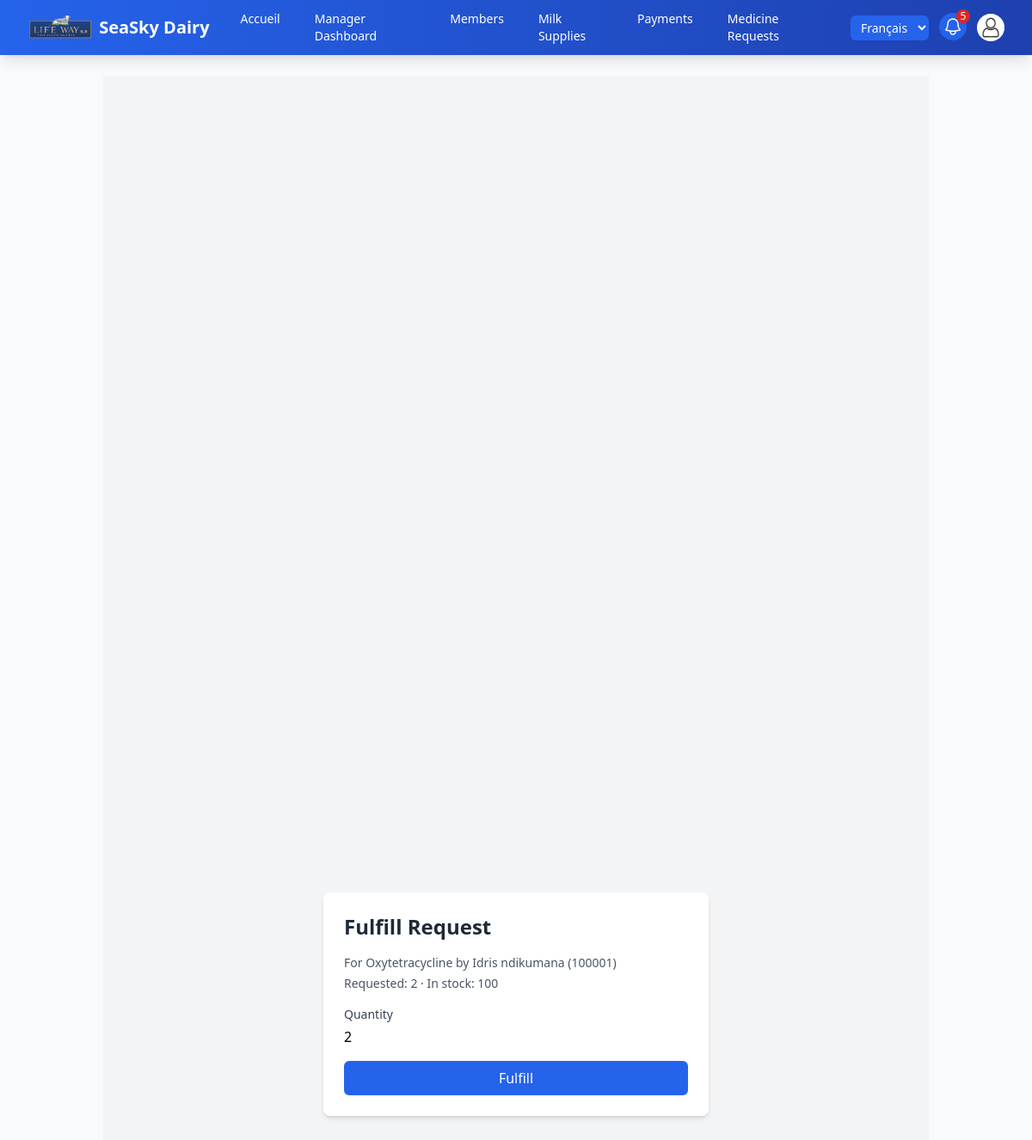
Page /medicine/requests/8/fulfill/ (signed in) on the committed database.
### supply/models.py (models this page shows, shortened)
class MedicineRequest(models.Model):
    STATUS_CHOICES = (
        ('PENDING', _('Pending')),
        ('FULFILLED', _('Fulfilled')),
    )
    member = models.ForeignKey('Member', on_delete=models.CASCADE, related_name='medicine_requests')
    medicine = models.ForeignKey(Medicine, on_delete=models.CASCADE, related_name='requests')
    quantity = models.PositiveIntegerField(help_text=_("Requested quantity"))
    status = models.CharField(max_length=20, choices=STATUS_CHOICES, default='PENDING')
    request_date = models.DateTimeField(auto_now_add=True)
    fulfilled_quantity = models.PositiveIntegerField(null=True, blank=True)
    fulfilled_date = models.DateTimeField(null=True, blank=True)
    fulfilled_by = models.ForeignKey(settings.AUTH_USER_MODEL, on_delete=models.SET_NULL, null=True, blank=True)
    class Meta:
        ordering = ['-request_date']
        verbose_name = _("Medicine Request")
        verbose_name_plural = _("Medicine Requests")

class Medicine(models.Model):
    name = models.CharField(max_length=100, unique=True)
    stock_quantity = models.PositiveIntegerField(default=0)
    image_url = models.ImageField(upload_to='medicines/', blank=True, null=True)
    description = models.TextField(blank=True, null=True)
    price = models.DecimalField(
        max_digits=10, decimal_places=2, validators=[MinValueValidator(0.01)],
        default=0.01
    )
    created_at = models.DateTimeField(auto_now_add=True)
    updated_at = models.DateTimeField(auto_now=True)
    class Meta:
        ordering = ['name']
        verbose_name = "Medicine"
        verbose_name_plural = "Medicines"

class Member(models.Model):
    user = models.OneToOneField(User, on_delete=models.CASCADE, related_name="member_profile")
    cooperative = models.ForeignKey(Cooperative, on_delete=models.SET_NULL, null=True, blank=True, related_name="members")
    first_name = models.CharField(max_length=50)
    last_name = models.CharField(max_length=50)
    member_id = models.IntegerField(unique=True, editable=False)
    contact_number = models.CharField(max_length=15, blank=True)
    email = models.EmailField(blank=True, null=True)
    joined_date = models.DateField(default=timezone.now)
    def __str__(self):
        return f"{self.first_name} {self.last_name} ({self.member_id})"
    @property
    def full_name(self):
        return f"{self.first_name} {self.last_name}".strip()
    class Meta:
        indexes = [
            models.Index(fields=['member_id']),
            models.Index(fields=['cooperative']),
        ]

### supply/views.py (the view, shortened to what this page needs)
# urls.py: path('medicine/requests/<int:pk>/fulfill/', views.medicine_request_fulfill, name='medicine_request_fulfill'),
@role_required('ADMIN', 'MANAGER')
def medicine_request_fulfill(request, pk):
    medicine_request = get_object_or_404(MedicineRequest, pk=pk)
    if not can_access_member(request.user, medicine_request.member):
        return HttpResponseForbidden("Access denied")
    return render(request, 'medicine_request_fulfill.html', {'medicine_request': medicine_request})

### supply/context_processors.py (called while the page is built)
def notifications(request):
    user = getattr(request, 'user', None)
    if user is None or not user.is_authenticated:
        return {}
    requests = MedicineRequest.objects.filter(status='PENDING')
    if user.role == 'MANAGER':
        profile = get_member_profile(user)
        requests = requests.filter(member__cooperative=profile.cooperative if profile else None)
    elif user.role != 'ADMIN':
        profile = get_member_profile(user)
        requests = requests.filter(member=profile) if profile else requests.none()
    return {'pending_request_count': requests.count()}

### supply/forms.py (called while the page is built)
def get_member_profile(user):
    if user is None or not user.is_authenticated:
        return None
    try:
        return user.member_profile
    except Member.DoesNotExist:
        return None

### supply/views.py (called while the page is built)
def role_required(*roles):
    def decorator(view):
        @wraps(view)
        @login_required
        def wrapper(request, *args, **kwargs):
            if request.user.role not in roles:
                return HttpResponseForbidden("Access denied")
            return view(request, *args, **kwargs)
        return wrapper
    return decorator

def manager_cooperative(user):
    profile = get_member_profile(user)
    return profile.cooperative if profile else None

def can_access_member(user, member):
    if user.role == 'ADMIN':
        return True
    if user.role == 'MANAGER':
        cooperative = manager_cooperative(user)
        return cooperative is not None and member.cooperative_id == cooperative.pk
    return get_member_profile(user) == member

### supply/templates/medicine_request_fulfill.html (shortened to what this page needs)
{% extends 'base.html' %}
{% block content %}
<div class="min-h-screen flex items-center justify-center bg-gray-100 py-6 px-4">
    <div class="max-w-md w-full bg-white p-6 rounded-lg shadow-md animate-fade-in">
        <h1 class="text-2xl font-bold text-gray-800 mb-4">Fulfill Request</h1>
        <p class="text-sm text-gray-600 mb-1">For {{ medicine_request.medicine.name }} by {{ medicine_request.member }}</p>
        <p class="text-sm text-gray-600 mb-4">Requested: {{ medicine_request.quantity }} &middot; In stock: {{ medicine_request.medicine.stock_quantity }}</p>
        <form method="post" id="fulfill-form" class="space-y-4">
            <div>
                <label for="quantity" class="block text-sm font-medium text-gray-700">Quantity</label>
                <input type="number" name="quantity" id="quantity" min="1" max="{{ medicine_request.quantity }}" value="{{ medicine_request.quantity }}" class="mt-1 block w-full border-gray-300 rounded-md focus:ring-blue-500 focus:border-blue-500" required>
            </div>
            <button type="submit" id="submit-button" class="w-full bg-blue-600 text-white py-2 rounded-md hover:bg-blue-700 hover:scale-105 transition-transform flex items-center justify-center">
                <span id="submit-text">Fulfill</span>
            </button>
        </form>
    </div>
</div>
{% endblock %}

### supply/templates/medicine_request_fulfill.html (style rules this page uses)
.animate-fade-in { animation: fade-in 0.3s ease-in-out; }

### supply/templates/base.html (style rules this page uses)
.animate-fade-in { animation: fade-in 0.5s ease-in-out; }

### rows in the picture
MedicineRequest: medicine.name "Oxytetracycline", member "Idris ndikumana (100001)", quantity "2", medicine.stock_quantity "100"

### other values in the picture
{{ pending_request_count }} "5"
